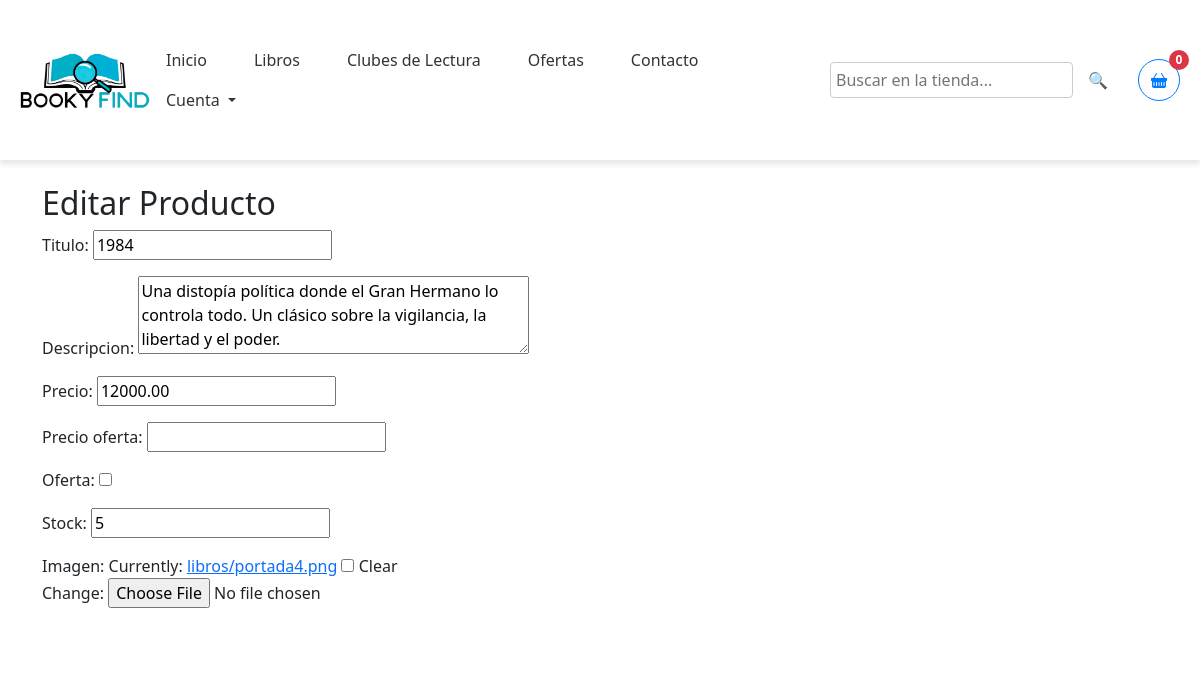
The app's page /admin-panel/productos/4/editar/ (signed in), older data.
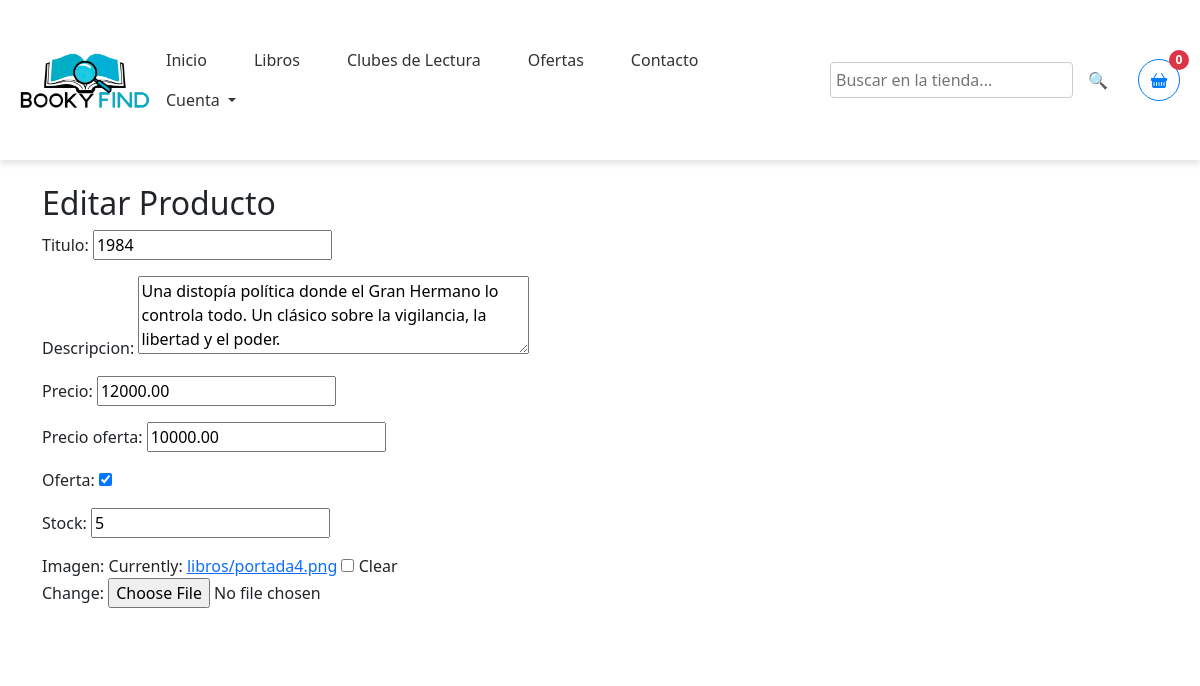
The same page, newer data.
### tienda/models.py (models this page shows, shortened)
class Libro(models.Model):
    titulo = models.CharField(max_length=255)
    autor = models.CharField(max_length=255)
    editorial = models.CharField(max_length=255, blank=True, null=True)
    precio = models.DecimalField(max_digits=10, decimal_places=2)
    stock = models.PositiveIntegerField()
    descripcion = models.TextField(blank=True)
    imagen = models.ImageField(upload_to='libros/', blank=True, null=True)
    fecha_publicacion = models.DateField(blank=True, null=True)
    oferta = models.BooleanField(default=False)
    precio_oferta = models.DecimalField(max_digits=10, decimal_places=2, blank=True, null=True)

### tienda/views.py (the view)
# urls.py: path('admin-panel/productos/<int:libro_id>/editar/', editar_producto, name='editar_producto'),
@login_required
@user_passes_test(lambda u: u.is_staff)
def editar_producto(request, libro_id):
    libro = get_object_or_404(Libro, id=libro_id)
    if request.method == 'POST':
        form = ProductoForm(request.POST, request.FILES, instance=libro)
        if form.is_valid():
            form.save()
            messages.success(request, 'Producto actualizado correctamente.')
            return redirect('admin_panel')
        else:
            messages.error(request, 'Corrige los errores del formulario.')
    else:
        form = ProductoForm(instance=libro)
    return render(request, 'cuenta/editar_producto.html', {'form': form, 'libro': libro})

### tienda/forms.py
class ProductoForm(forms.ModelForm):
    class Meta:
        model = Libro
        fields = ['titulo', 'descripcion', 'precio', 'precio_oferta', 'oferta', 'stock', 'imagen']
        widgets = {
            'descripcion': forms.Textarea(attrs={'rows': 3}),
        }

### tienda/context_processors.py (called while the page is built)
def total_items_carrito(request):
    carrito = request.session.get('carrito', {})
    total_items = sum(item['cantidad'] for item in carrito.values())
    return {'total_items_carrito': total_items}

### tienda/templates/cuenta/editar_producto.html (shortened to what this page needs)
{% load static %}
<!DOCTYPE html>
<html lang="es">
<head>
    <link href="https://cdn.jsdelivr.net/npm/bootstrap@5.3.3/dist/css/bootstrap.min.css" rel="stylesheet">
    <link rel="stylesheet" href="{% static 'styles/index.css' %}">
    <link rel="stylesheet" href="https://cdn.jsdelivr.net/npm/bootstrap-icons@1.11.3/font/bootstrap-icons.min.css">
</head>
<body>
    {% include 'partials/menu.html' %}
    <div class="container mt-4">
        <h2>Editar Producto</h2>
        <form method="post" enctype="multipart/form-data">
            {{ form.as_p }}
            <button type="submit" class="btn btn-primary">Guardar cambios</button>
            <a href="{% url 'admin_panel' %}" class="btn btn-secondary">Volver</a>
        </form>
    </div>
</body>
</html>

Row changes from the older to the newer data that the page shows:
changed Libro: precio_oferta (not shown) → "10000.00"; oferta "☐" → "☑"
